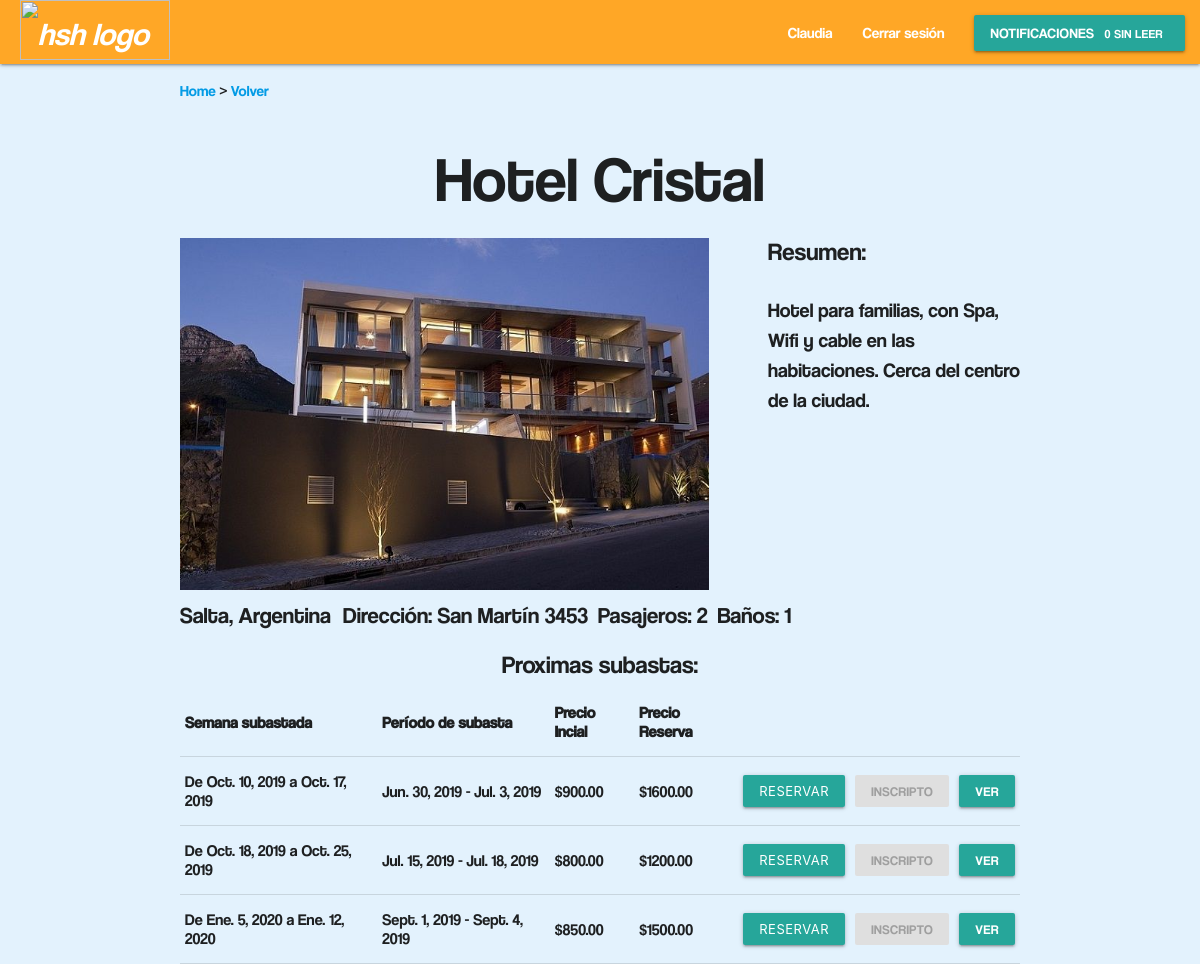
The app's page /ver_residencia/2/ (signed in), older data.
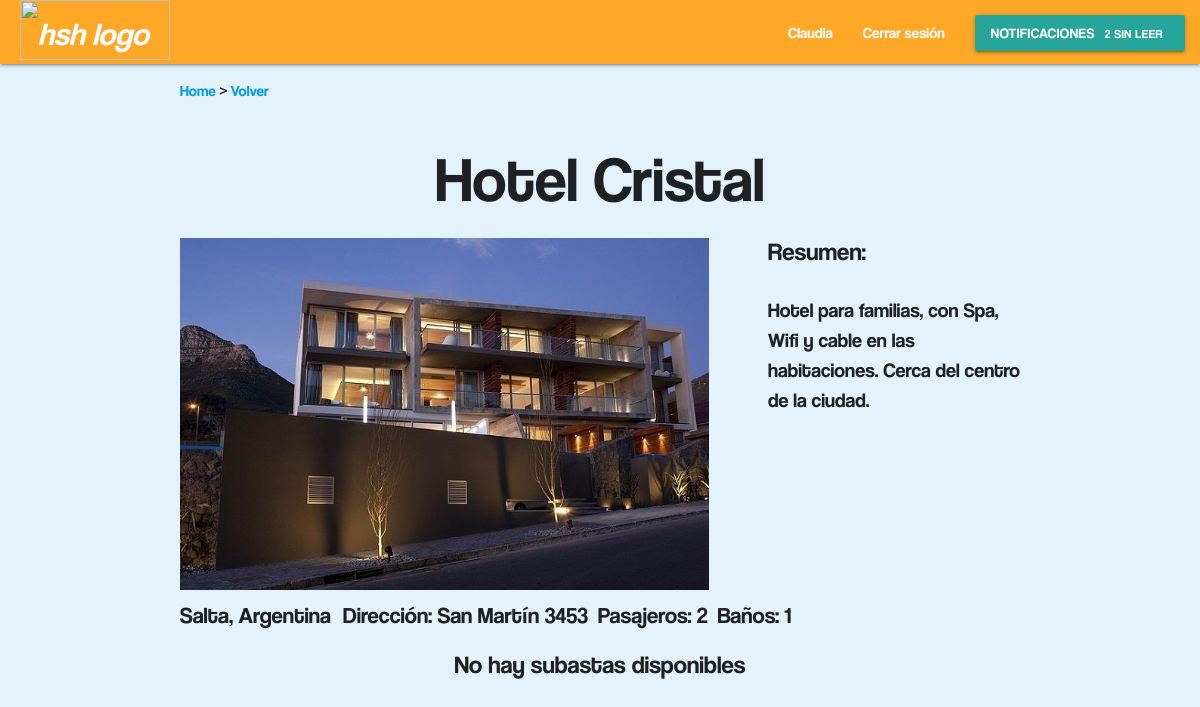
The same page, newer data.
### main/models.py (models this page shows, shortened)
class User(AbstractBaseUser, PermissionsMixin):
	email = models.EmailField(_('email address'), unique=True)
	first_name = models.CharField(_('nombre'), max_length=30, blank=True)
	last_name = models.CharField(_('apellido'), max_length=30, blank=True)
	date_joined = models.DateTimeField(_('date joined'), auto_now_add=True)
	is_active = models.BooleanField(_('active'), default=True)
	date_of_birth = models.DateField(_('fecha de nacimiento'))
	nacionalidad = models.CharField(max_length=50)
	creditos = models.IntegerField(default=2)
	premium = models.BooleanField(_('premium estatus'), default=False)
	is_staff = models.BooleanField(
		_('staff status'),
		default=False,
		help_text=_('Designates whether the user can log into this admin site.'),
	)
	metodo_de_pago = models.OneToOneField(
		'Tarjeta',
		on_delete=models.CASCADE,
		related_name='user'
		)
	objects = UserManager()
	USERNAME_FIELD = 'email'
	REQUIRED_FIELDS = []
	class Meta:
		verbose_name = _('cliente')
		verbose_name_plural = _('clientes')
	def tiene_creditos(self):
		return self.creditos > 0

class Residencia(models.Model):
	nombre = models.CharField(max_length=50)
	dirección = models.CharField(max_length=200)
	ciudad = models.CharField(max_length=100)
	pais = models.CharField(max_length=30)
	descripcion = models.TextField()
	habitaciones = models.IntegerField(default=0)
	personas = models.IntegerField(default=0)
	baños = models.IntegerField(default=0)
	def __str__(self):
		return self.nombre
	class Meta:
		ordering = ['nombre']
	def primerFoto(self):
		if self.imagenes.exists():
			return self.imagenes.first().imagen.name[12:]
		else:
			return "fotos/68184730.jpg"

class Imagen(models.Model):
	residencia = models.ForeignKey(Residencia,on_delete=models.CASCADE,related_name='imagenes')
	imagen = models.ImageField(upload_to=('staticfiles/fotos'))

class Semana(models.Model):
	dia_inicial = models.DateField()
	precio_reserva = models.DecimalField(max_digits=11,decimal_places=2)
	def dia_final(self):
		return self.dia_inicial + timedelta(days=7)
	class Meta:
		abstract = True
		ordering = ['dia_inicial', 'residencia']

class Subasta(Semana):
	precio_inicial = models.DecimalField(max_digits=11,decimal_places=2)
	inicio_de_subasta = models.DateField()
	residencia = models.ForeignKey('Residencia',on_delete=models.CASCADE,related_name='subastas')
	usuarios_inscriptos = models.ManyToManyField('User',related_name='inscripciones')
	iniciada = models.BooleanField(default=False)
	def fin_de_subasta(self):
		return (self.inicio_de_subasta + timedelta(days=3))
	def esta_inscripto(self,usuario):
		return self.usuarios_inscriptos.filter(id=usuario.id).exists()

### main/views.py (the view)
# urls.py: path("ver_residencia/<id_residencia>/", views.residencia, name="residencia"),
def residencia(request, id_residencia):
    import datetime
    res = Residencia.objects.get(id=id_residencia)
    subastas = Subasta.objects.filter(residencia=id_residencia)
    user = request.user
    inscripto = {}
    for s in subastas:
        inscripto[s] = s.esta_inscripto(user)
    return render(request=request,
                  template_name="main/residencias/ver_residencia.html",
                  context={"residencia": res,
                           "inscripto": inscripto,
                           "usuario": user,
                           "notificaciones": request.user.notificaciones.all()})

### main/models.py (called while the page is built)
	def __str__(self):
		return self.info

### main/templates/main/residencias/ver_residencia.html (shortened to what this page needs)
{% extends "main/headers/header_logged_in.html" %}
{% load static %}
{% load staticfiles %}
{% block content %}
<body>
  <p>
    <a href="/">Home</a>
      >
      <a href="/buscar_residencias">Volver</a>
    </p>
  <h1 class="centrar">{{residencia.nombre}}</h1>
  <section>
    <div class="columna-grande">
      <img class="imagen-residencia"
      src="{% static residencia.primerFoto %}" alt="Imagen Residencia: {{ residencia.primerFoto }}">
    </div>
    <h5>Resumen:</h5>
    <div class="columna-chica">
      <div class="compacto scrollable">
        <p style="font-size: 20">{{residencia.descripcion}}</p>
      </div>
    </div>
  </section>
  <section>
    <div class="columna-grande" style="width: 100%; font-size: 150%">
      <div style="float: left; margin: 8px 12px 3px 0px">{{residencia.ciudad}}, {{residencia.pais}} </div>
      <div style="float: left; margin: 8px 10px 3px 0px">Dirección: {{residencia.dirección}} </div>
      <div style="float: left; margin: 8px 10px 3px 0px">Pasajeros: {{residencia.personas}} </div>
      <div style="float: left; margin: 8px 10px 3px 0px">Baños: {{residencia.baños}}</div>
    </div>
  </section>
  {% if inscripto %}
    <div style="float: left; width: 100%">
      <h5 class="centrar">Proximas subastas:</h5>
    </div>
  <table style="width:100%">
    <tr>
      <th>Semana subastada</th>
      <th>Período de subasta</th>
      <th>Precio Incial</th>
      <th>Precio Reserva</th>
      <th></th>
      <th></th>
      <th></th>
    </tr>
    {% for s, i in inscripto.items %}
    <tr>
      <td>De {{s.dia_inicial}} a {{s.dia_final}}</td>
      <td>{{s.inicio_de_subasta}} - {{s.fin_de_subasta}}</td>
      <td>${{s.precio_inicial}}</td>
      <td>${{s.precio_reserva}}</td>
      {% if not s.iniciada %}
        {% if user.premium %}
          {% if user.tiene_creditos %}
          <td>
            <button data-target="{{s.id}}" class="waves-effect waves-light btn-small modal-trigger">Reservar</button>
          </td>
          {% else %}
          <td><a href="#" class="waves-effect waves-light disabled btn-small">Reservar<a></td>
          {% endif %}
        {% else %}
          <td><a href="#" class="waves-effect waves-light disabled btn-small">Reservar<a></td>
        {% endif %}
        {% if i %}
          <td><a href="" class="waves-effect waves-light btn-small disabled">Inscripto<a></td>
        {% else %}
          <td><a href="/inscribirse/{{residencia.id}}/{{s.id}}" class="waves-effect waves-light btn-small">Inscribirse<a></td>
        {% endif %}
      {% endif %}
        <td><a href="/subasta/{{s.id}}" class="waves-effect waves-light btn-small">Ver<a></td>
      </tr>
      {% endfor %}
    {% else %}
      <div style="float: left; width: 100%">
        <h5 class="centrar">No hay subastas disponibles</h5>
      </div>
    {% endif %}
</body>
{% endblock %}

### main/templates/main/headers/header_logged_in.html (shortened to what this page needs)
{% extends "main/builder.html" %}
{% load staticfiles %}
{% block builder %}
  <header>
    <div class="navbar-fixed">
      <nav>
        <div class="nav-wrapper #ffa726 orange lighten-1">
          <a href="/" class="brand-logo">
          <img class="logo" src="{% static 'logos/HSH-Complete.svg' %}" alt="hsh logo">
          </a>
          <ul id="nav-mobile" class="right hide-on-med-and-down">
            <li><a href="/perfil">{{request.user.first_name}}</a></li>
            <li><a href="/logout">Cerrar sesión</a></li>
            <li>
              <a class="btn dropdown-trigger" data-target="dropdown2">
                Notificaciones<span class="new badge" data-badge-caption="sin leer">
                {{notificaciones.count}}</span>
              </a>
            </li>
          </ul>
      </nav>
    </div>
    <div class="container">
      {% block content %}
      {% endblock %}
    </div>
  </header>
{% endblock %}

### main/templates/main/builder.html (shortened to what this page needs)
<head>
  {% load static %}
  <link href="{% static '/css/main.css' %}" rel="stylesheet">
  <link href="{% static '/css/materialize.css' %}" rel="stylesheet">
</head>
{% block builder %}
{% endblock %}

### staticfiles/css/main.css (style rules this page uses)
.centrar { display: flex; justify-content: center; }
body { background: #e3f2fd; font-family: coolvetica; }
.logo { background-size: 300px; background-repeat: no-repeat; width: 150px; height: 60px; margin-left: 20; position: relative; }
.columna-grande { float: left; width: 70%; }
.columna-chica { float: left; width: 30%; }
.imagen-residencia { width: 90%; }
.compacto { height: 300px; }
.scrollable { overflow: auto; }

Row changes from the older to the newer data that the page shows:
removed Subasta: dia_inicial "Oct. 10, 2019", dia_final "Oct. 17, 2019", inicio_de_subasta "Jun. 30, 2019", fin_de_subasta "Jul. 3, 2019", precio_inicial "900.00", precio_reserva "1600.00"
removed Subasta: dia_inicial "Oct. 18, 2019", dia_final "Oct. 25, 2019", inicio_de_subasta "Jul. 15, 2019", fin_de_subasta "Jul. 18, 2019", precio_inicial "800.00", precio_reserva "1200.00"
removed Subasta: dia_inicial "Ene. 5, 2020", dia_final "Ene. 12, 2020", inicio_de_subasta "Sept. 1, 2019", fin_de_subasta "Sept. 4, 2019", precio_inicial "850.00", precio_reserva "1500.00"
computed for User "Claudia": count "0" → "2"
Text that changed along with them:
text no longer shown: "Proximas subastas: Semana subastada Período de subasta Precio Incial Precio Reserva"
text now shown: "No hay subastas disponibles"
